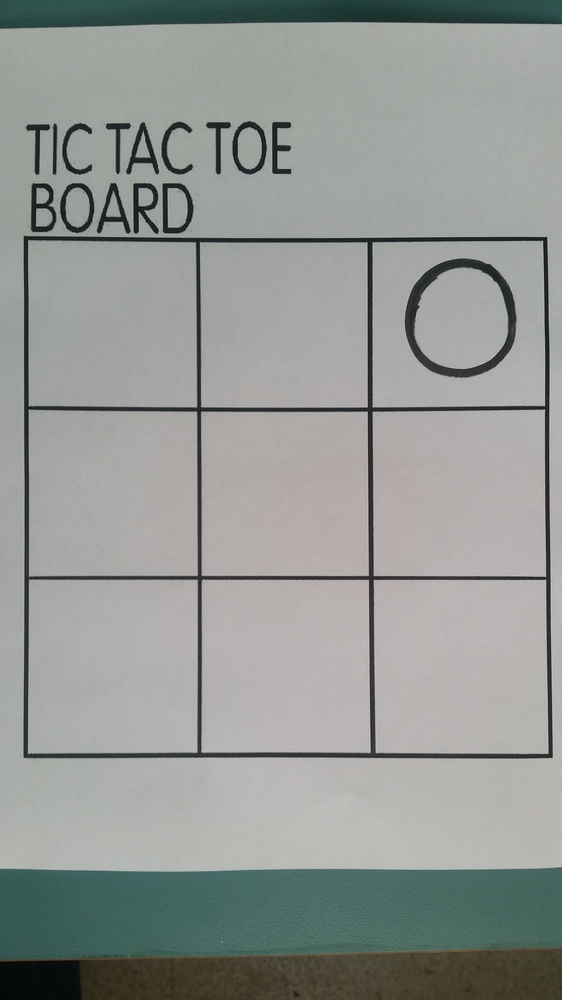
#> input picture ttt/images/Test-1.jpg, 562 x 1000 px, shrunk from 2240 x 3984 before the run
$ python app1.py images/Test-1.jpg
#> lines starting #> are read from the running program, lines starting #| are printed output that depends on the picture; after the words box and inside, x2 and y2 are one past the last pixel; in counts of white or black regions, pixels touching at a corner belong together
#!/usr/bin/env python3
import cv2, sys, os, numpy as np

# Load the image
image_path = sys.argv[1]
image = cv2.imread(image_path)
#> image is the input picture: shape (1000, 562, 3); mean B, G, R 148, 151.7, 148

# Convert the image to grayscale
gray = cv2.cvtColor(image, cv2.COLOR_BGR2GRAY)
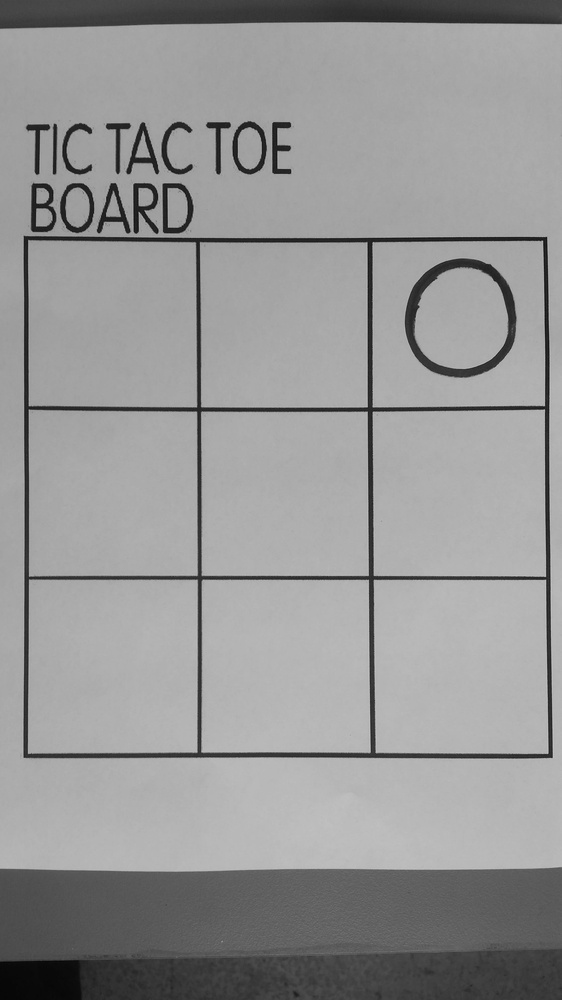
#> gray: shape (1000, 562); min 5, max 197, mean 150.2

# Apply Gaussian blur to reduce noise
blurred = cv2.GaussianBlur(gray, (5, 5), 0)

# Apply edge detection using Canny
edges = cv2.Canny(blurred, 50, 150)
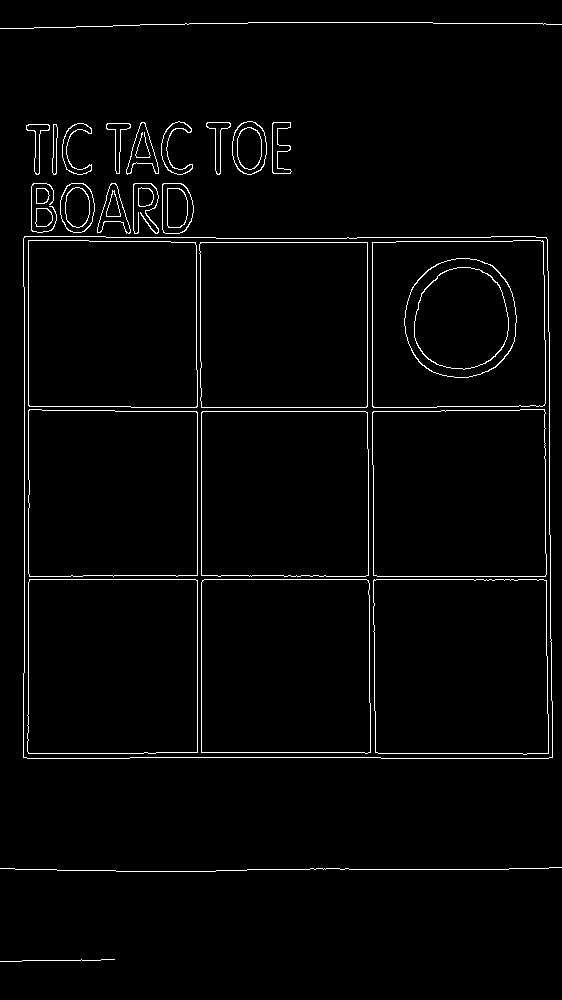
#> edges: shape (1000, 562); 2.3% white in thin lines or dots

# Find contours in the edged image
contours, _ = cv2.findContours(edges.copy(), cv2.RETR_EXTERNAL, cv2.CHAIN_APPROX_SIMPLE)
#> contours = 21 contours, 4 with area under 20; largest, box (x1, y1, x2, y2) and area: (23, 236, 553, 759) 273659, (232, 121, 267, 175) 1466, (60, 183, 95, 233) 1370, (162, 183, 194, 234) 1364, (126, 122, 159, 175) 764

# Initialize empty board
board = [[' ' for _ in range(3)] for _ in range(3)]
#> board = [[' ', ' ', ' '], [' ', ' ', ' '], [' ', ' ', ' ']]

for contour in contours:
    if cv2.contourArea(contour) > 1000:
        epsilon = 0.02 * cv2.arcLength(contour, True)
        approx = cv2.approxPolyDP(contour, epsilon, True)

        if len(approx) == 4:
            x, y, w, h = cv2.boundingRect(approx)
            cell = gray[y:y+h, x:x+w]

            # Threshold the cell to detect X or O
            _, cell_thresholded = cv2.threshold(cell, 128, 255, cv2.THRESH_BINARY)

            # Count the number of white pixels
            white_pixel_count = np.sum(cell_thresholded == 255)

            row = int(y / h)
            col = int(x / w)

            if white_pixel_count > 0.5 * cell.size:
                board[row][col] = 'O'
            else:
                board[row][col] = 'X'
#> this loop made 21 passes
#> (epsilon, approx, x, y, w, h, white_pixel_count, row) on pass 3: (42.02, [[24, 236], [23, 757], [552, 757], [546, 237]], 23, 236, 530, 522, 254355, 0)
#> epsilon on passes 7, 10, 19: 2.95, 2.85, 2.98
#> pass 3, `cell = gray[y:y+h, x:x+w]`:
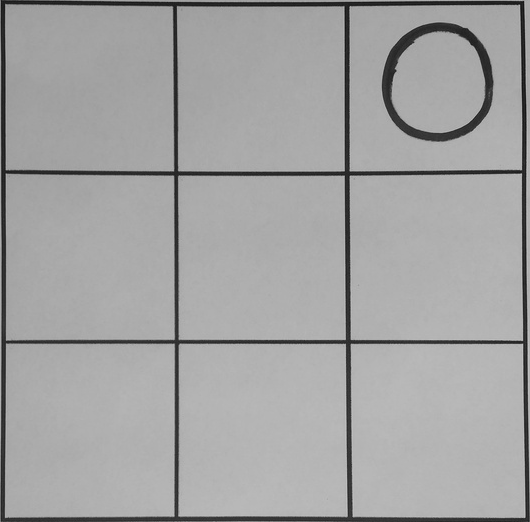
#> cell: shape (522, 530); min 16, max 197, mean 163
#> pass 3, `_, cell_thresholded = cv2.threshold(cell, 128, 255, cv2.THRESH_BINARY)`:
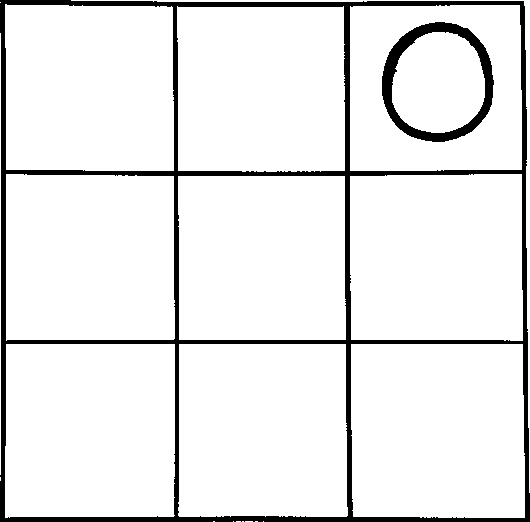
#> cell_thresholded: shape (522, 530); 91.9% white; 2 black regions, box (x1, y1, x2, y2) and area: (0, 0, 530, 522) 19129, (382, 22, 494, 142) 3176
#> after the loop, board = [['O', ' ', ' '], [' ', ' ', ' '], [' ', ' ', ' ']]

# Print the board state
for row in board:
    print(' | '.join(row))
    print('-' * 9)
#> this loop made 3 passes
#| O |   |
#| ---------
#|   |   |
#| ---------
#|   |   |
#| ---------

# Display the image with detected contours
cv2.drawContours(image, contours, -1, (0, 255, 0), 3)
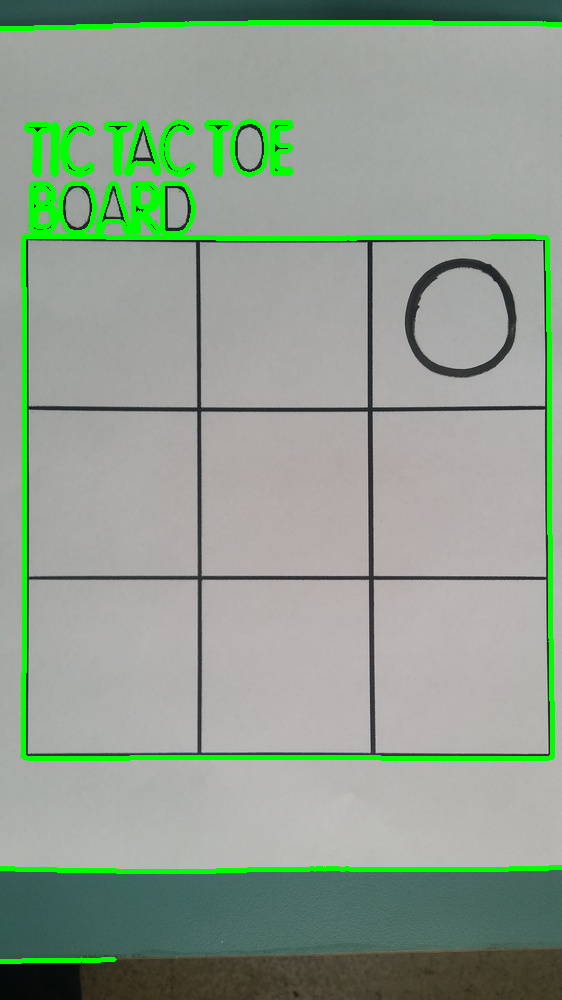
#> image: shape (1000, 562, 3); 4.86% of pixels changed, all inside (x1, y1, x2, y2) = (0, 20, 562, 964)
cv2.imshow('Detected Board', image)
cv2.waitKey(0)
cv2.destroyAllWindows()

$ run again, on ttt/images/Test-A.jpg
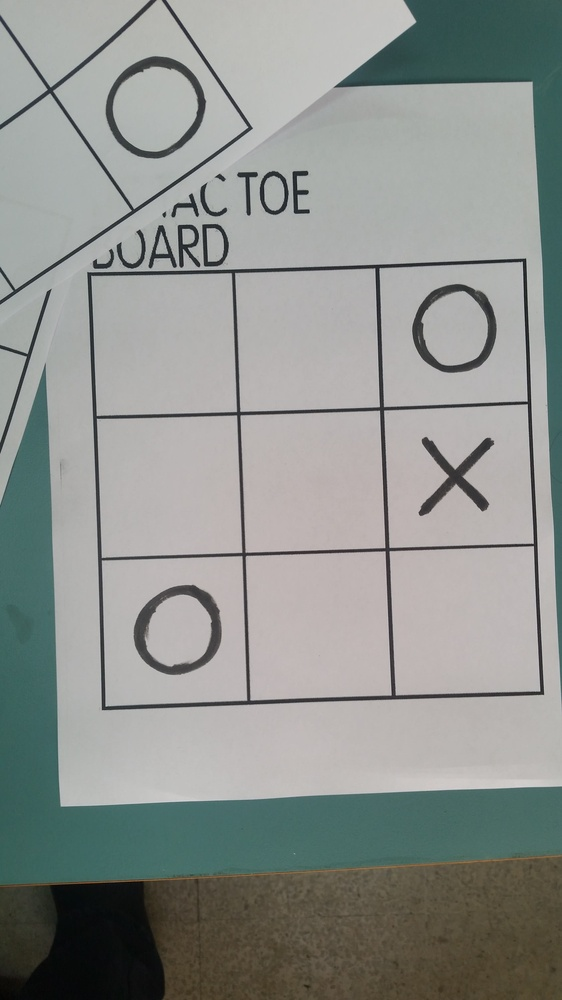
#> input picture ttt/images/Test-A.jpg, 562 x 1000 px, shrunk from 2240 x 3984 before the run
#> image is the input picture: shape (1000, 562, 3); mean B, G, R 142.3, 146, 142.3
#> `edges = cv2.Canny(blurred, 50, 150)`:
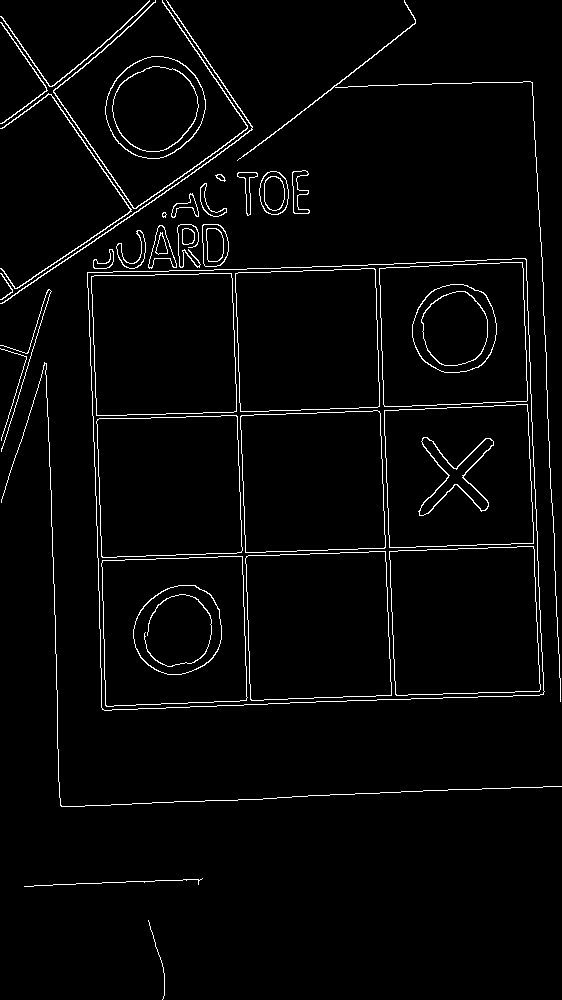
#> edges: shape (1000, 562); 2.9% white in thin lines or dots
#> contours = 27 contours, 7 with area under 20; largest, box (x1, y1, x2, y2) and area: (87, 258, 545, 711) 191598, (105, 56, 206, 159) 7793, (259, 171, 289, 215) 1012, (202, 224, 229, 267) 950, (148, 225, 177, 269) 545
#> `board = [[' ' for _ in range(3)] for _ in range(3)]`: board = [[' ', ' ', ' '], [' ', ' ', ' '], [' ', ' ', ' ']]
#> the loop `for contour in contours:` made 27 passes
#> (epsilon, approx, x, y, w, h, white_pixel_count, row) on pass 7: (35.59, [[525, 258], [87, 272], [102, 709], [543, 694]], 87, 258, 457, 452, 186590, 0)
#> after the loop `for contour in contours:`: board = [['O', ' ', ' '], [' ', ' ', ' '], [' ', ' ', ' ']]
#> the loop `for row in board:` made 3 passes
#> (printed output is left out)
#> `cv2.drawContours(image, contours, -1, (0, 255, 0), 3)`:
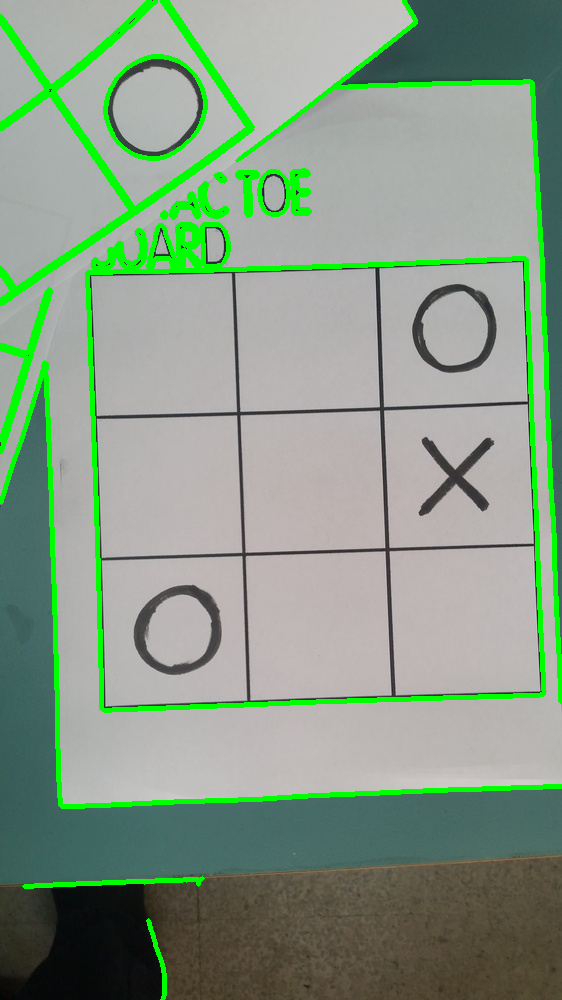
#> image: shape (1000, 562, 3); 6.6% of pixels changed, all inside (x1, y1, x2, y2) = (0, 0, 562, 1000)

$ run again, on ttt/images/Test-slanted.jpg
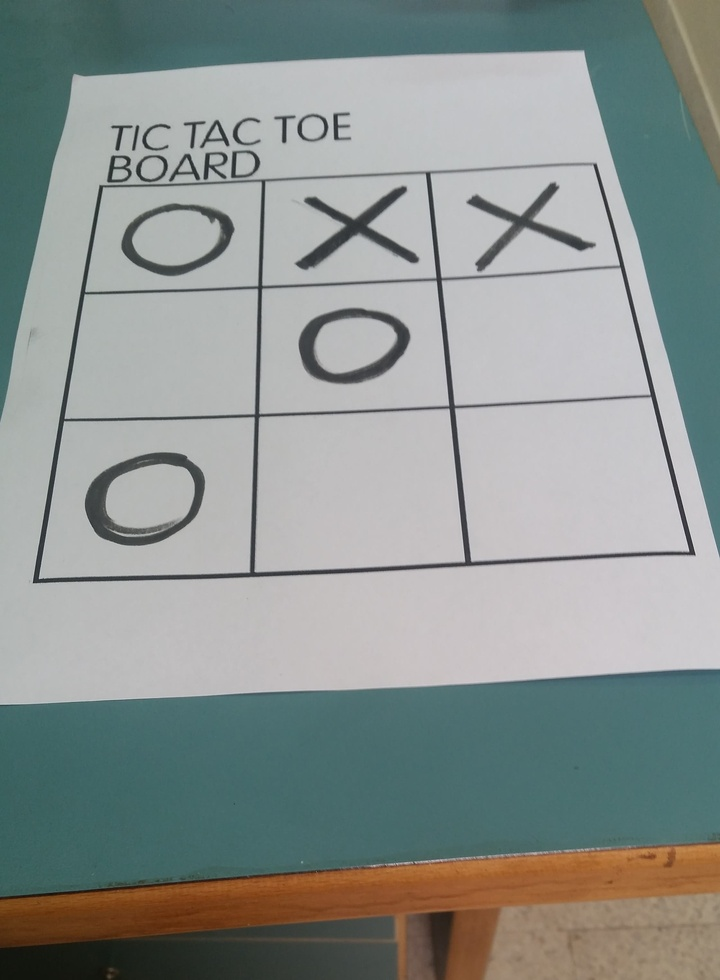
#> input picture ttt/images/Test-slanted.jpg, 720 x 980 px, shrunk from 2240 x 3048 before the run
#> image is the input picture: shape (980, 720, 3); mean B, G, R 143.7, 146.6, 139.3
#> `edges = cv2.Canny(blurred, 50, 150)`:
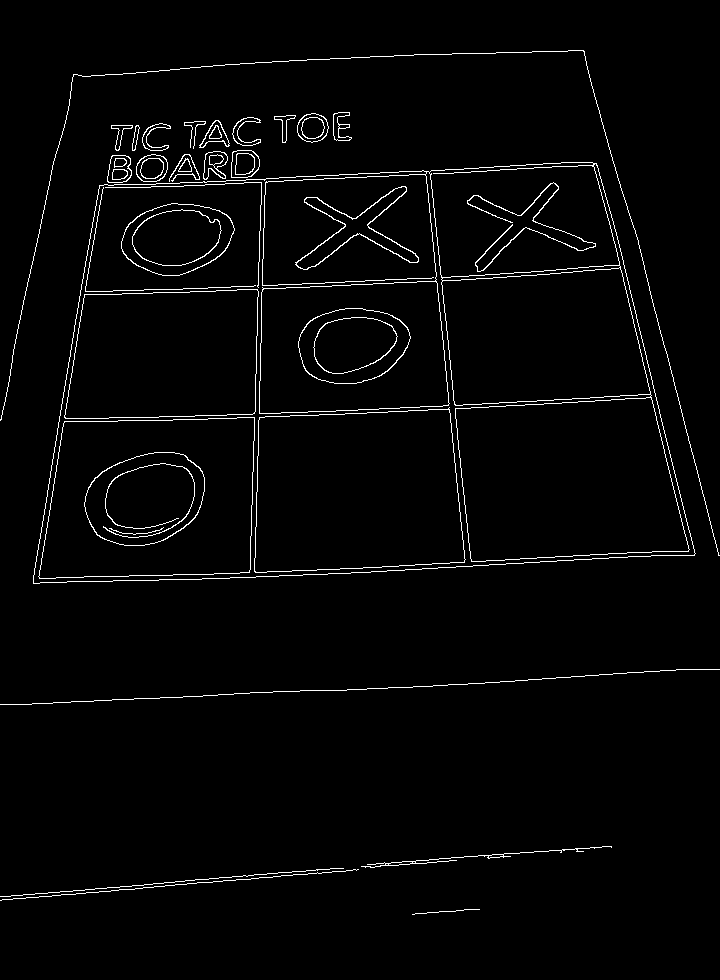
#> edges: shape (980, 720); 2.3% white in thin lines or dots, all inside (x1, y1, x2, y2) = (0, 50, 720, 915)
#> contours = 22 contours, 6 with area under 20; largest, box (x1, y1, x2, y2) and area: (33, 162, 696, 584) 230817, (297, 113, 329, 143) 699, (136, 154, 168, 182) 688, (231, 150, 260, 178) 666, (107, 155, 132, 183) 551
#> `board = [[' ' for _ in range(3)] for _ in range(3)]`: board = [[' ', ' ', ' '], [' ', ' ', ' '], [' ', ' ', ' ']]
#> the loop `for contour in contours:` made 22 passes
#> (epsilon, approx, x, y, w, h, white_pixel_count, row) on pass 6: (40.83, [[596, 163], [99, 185], [33, 583], [694, 555]], 33, 163, 662, 421, 237251, 0)
#> after the loop `for contour in contours:`: board = [['O', ' ', ' '], [' ', ' ', ' '], [' ', ' ', ' ']]
#> the loop `for row in board:` made 3 passes
#> (printed output is left out)
#> `cv2.drawContours(image, contours, -1, (0, 255, 0), 3)`:
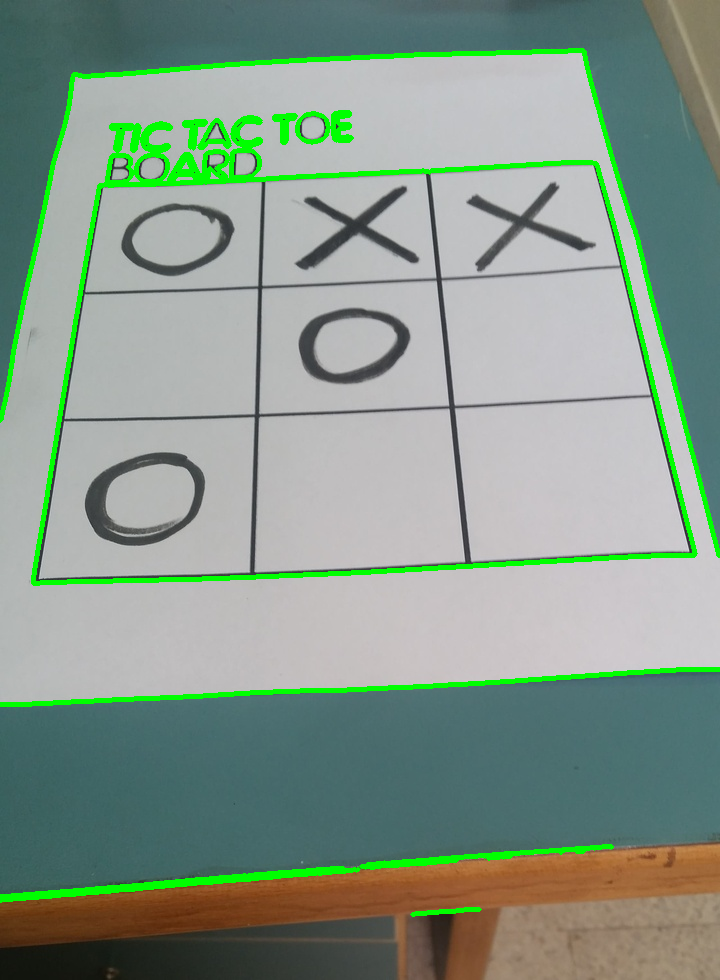
#> image: shape (980, 720, 3); 4.41% of pixels changed, all inside (x1, y1, x2, y2) = (0, 48, 720, 917)
